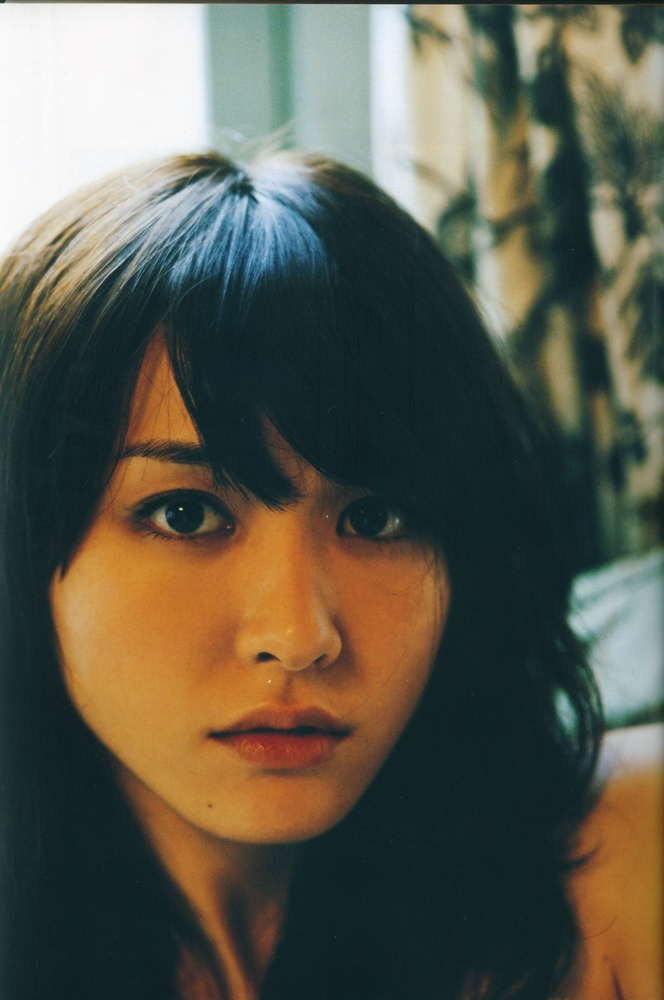
#> input picture Cutout/image/020.jpg, 664 x 1000 px, shrunk from 3000 x 4520 before the run
$ python cutout.py
#> lines starting #> are read from the running program, lines starting #| are printed output that depends on the picture
import cv2
import numpy as np


class Cutout:
    def __init__(self):
        self.image = cv2.imread("./image/020.jpg")
#> self.image is the input picture: shape (1000, 664, 3); mean B, G, R 78.2, 91.9, 93
        self.window_name = "img"
        cv2.namedWindow(self.window_name, cv2.WINDOW_FREERATIO)

    def color_fill(self):
        # 设置蓝色阈值
        lower_blue = np.array([100, 60, 60])
        upper_blue = np.array([130, 255, 255])
        # 根据阈值构建遮罩
        mask = cv2.inRange(self.image, lower_blue, upper_blue)
        # 形态学操作填充空洞
        kernel = np.ones((5, 5), np.uint8)
        mask = cv2.morphologyEx(mask, cv2.MORPH_OPEN, kernel)
        mask = cv2.morphologyEx(mask, cv2.MORPH_CLOSE, kernel)
        result = cv2.bitwise_and(self.image, self.image, mask=mask)
        return result

    def inter_cutouts(self):
        # 初始化mask
        mask = np.zeros(self.image.shape[:2], np.uint8)
        # 设置ROI
        rect = (0, 0, self.image.shape[0], self.image.shape[1])
#> rect = (0, 0, 1000, 664)
        bgd_model = np.zeros((1, 65), np.float64)
        fgd_model = np.zeros((1, 65), np.float64)
        # GrabCut算法
        cv2.grabCut(self.image, mask, rect, bgd_model, fgd_model, 5, cv2.GC_INIT_WITH_RECT)
        # 根据mask生成抠图结果
        mask2 = np.where((mask == 2) | (mask == 0), 0, 1).astype("uint8")
        result = self.image * mask2[:, :, np.newaxis]
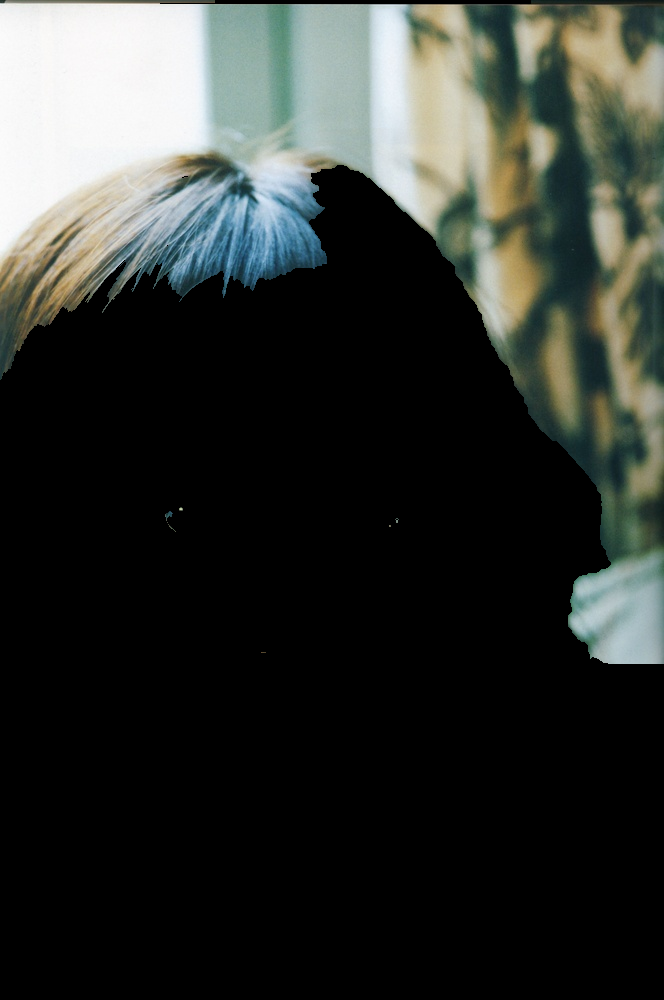
#> result: shape (1000, 664, 3); mean B, G, R 47.6, 51.3, 47.9
        return result

    def show(self):
        # img = self.color_fill()
        img = self.inter_cutouts()
        # cv2.imshow(self.window_name, self.image)
        cv2.imshow(self.window_name, img)
        cv2.waitKey(0)
        cv2.destroyAllWindows()


cutout = Cutout()
cutout.show()
